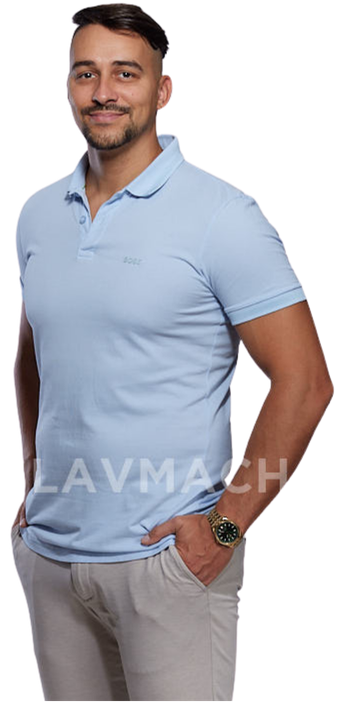
#> input picture src/assets/photos/patrik-hero.png, 343 x 702 px, found by its file name
$ python 2-najit-vyrez.py ../../src/assets/photos/patrik-hero.png
#> lines starting #> are read from the running program, lines starting #| are printed output that depends on the picture
#> further down, o is the input picture: PIL image 343x702 RGBA; mean R, G, B, A 91.1, 89, 95.2, 154.4
"""Najde, kde v nové fotce (bez pozadí) leží výřez staré zkušební fotky.
Výstup: měřítko (nové px na staré px), posun, rotace, počet shod."""
import cv2, numpy as np, json, sys
from PIL import Image

ROOT = r"C:\Users\gajda\OneDrive\Pracovní\Claude projekty\Web patrik gajdadzis"
PAIRS = {
    "patrik-hero.png": ["330", "325"],
    "patrik-duvera.webp": ["252", "259"],
    "patrik-omne-hero-top.png": ["312"],
    "patrik-omne-hero.webp": ["259", "252"],
    "patrik-pristup.png": ["325", "330"],
    "patrik-pristup-pece.png": ["312"],
}

def gray_on(img, bg=(200, 200, 200)):
#> called with bg = (200, 200, 200)
    img = img.convert("RGBA")
    b = Image.new("RGBA", img.size, bg + (255,))
    b.alpha_composite(img)
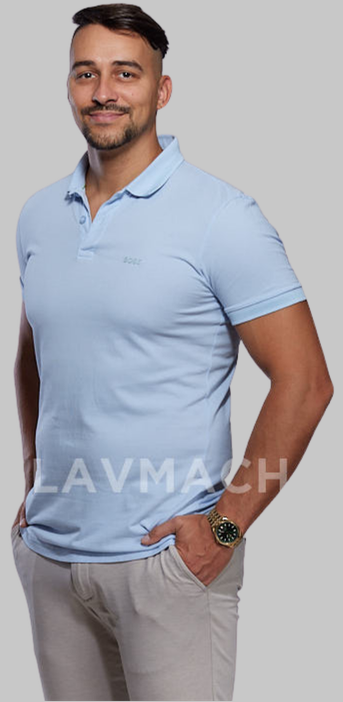
#> b: PIL image 343x702 RGBA; mean R, G, B, A 168.5, 166.7, 172.6, 255
    return cv2.cvtColor(np.array(b.convert("RGB")), cv2.COLOR_RGB2GRAY)
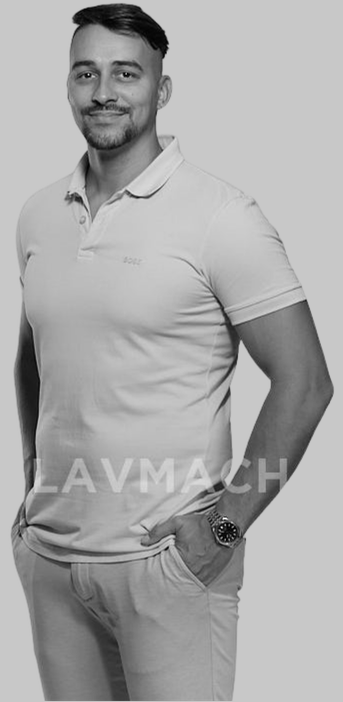
#> returned value: shape (702, 343); min 0, max 255, mean 167.9

sift = cv2.SIFT_create(nfeatures=8000)
res = {}
for old, cands in PAIRS.items():
    o = Image.open(f"{ROOT}/src/assets/photos/{old}")
    og = gray_on(o)
    # zvětšit starou (malou) fotku, ať má SIFT víc detailů
    up = 3
    og = cv2.resize(og, None, fx=up, fy=up, interpolation=cv2.INTER_CUBIC)
    ko, do = sift.detectAndCompute(og, None)
#> ko = 866 keypoints; strongest (x, y, size): (665, 1582, 4.4), (265, 224, 3.6), (465, 111, 55.6), (253, 53, 40.3)
    best = None
    for c in cands:
#> (the run stopped early here; a loop or call above may not have finished)
